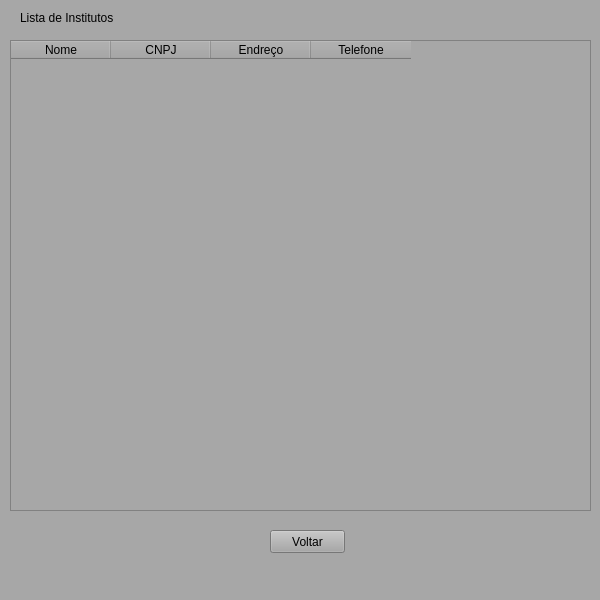
<?xml version="1.0" encoding="UTF-8"?>
<ui version="4.0">
 <class>listInstituto</class>
 <widget class="QMainWindow" name="listInstituto">
  <property name="geometry">
   <rect>
    <x>0</x>
    <y>0</y>
    <width>600</width>
    <height>600</height>
   </rect>
  </property>
  <property name="windowTitle">
   <string>MainWindow</string>
  </property>
  <property name="styleSheet">
   <string notr="true">background-color: rgb(167, 167, 167);</string>
  </property>
  <widget class="QWidget" name="centralwidget">
   <widget class="QTableWidget" name="tabelaInst">
    <property name="geometry">
     <rect>
      <x>10</x>
      <y>40</y>
      <width>581</width>
      <height>471</height>
     </rect>
    </property>
    <column>
     <property name="text">
      <string>Nome</string>
     </property>
    </column>
    <column>
     <property name="text">
      <string>CNPJ</string>
     </property>
    </column>
    <column>
     <property name="text">
      <string>Endreço</string>
     </property>
    </column>
    <column>
     <property name="text">
      <string>Telefone</string>
     </property>
    </column>
   </widget>
   <widget class="QLabel" name="label">
    <property name="geometry">
     <rect>
      <x>20</x>
      <y>10</y>
      <width>211</width>
      <height>16</height>
     </rect>
    </property>
    <property name="text">
     <string>Lista de Institutos</string>
    </property>
   </widget>
   <widget class="QPushButton" name="btnVoltar">
    <property name="geometry">
     <rect>
      <x>270</x>
      <y>530</y>
      <width>75</width>
      <height>23</height>
     </rect>
    </property>
    <property name="text">
     <string>Voltar</string>
    </property>
   </widget>
  </widget>
  <widget class="QStatusBar" name="statusbar"/>
 </widget>
 <resources/>
 <connections/>
</ui>
